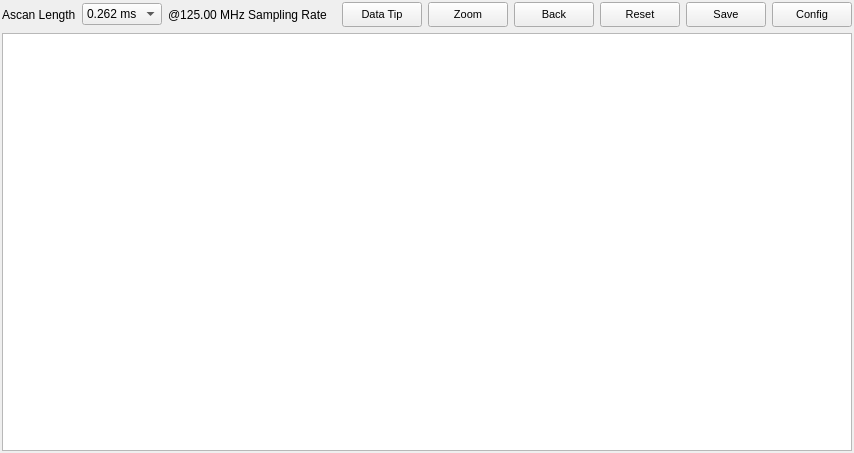
<?xml version="1.0" encoding="UTF-8"?>
<ui version="4.0">
 <class>TChartViewForm</class>
 <widget class="QWidget" name="TChartViewForm">
  <property name="geometry">
   <rect>
    <x>0</x>
    <y>0</y>
    <width>854</width>
    <height>453</height>
   </rect>
  </property>
  <property name="windowTitle">
   <string>Form</string>
  </property>
  <layout class="QVBoxLayout" name="verticalLayout" stretch="0,20">
   <property name="leftMargin">
    <number>2</number>
   </property>
   <property name="topMargin">
    <number>2</number>
   </property>
   <property name="rightMargin">
    <number>2</number>
   </property>
   <property name="bottomMargin">
    <number>2</number>
   </property>
   <item>
    <layout class="QHBoxLayout" name="horizontalLayout">
     <item>
      <widget class="QLabel" name="label">
       <property name="text">
        <string>Ascan Length</string>
       </property>
      </widget>
     </item>
     <item>
      <widget class="QComboBox" name="comboLength">
       <property name="placeholderText">
        <string/>
       </property>
       <item>
        <property name="text">
         <string>0.262 ms</string>
        </property>
       </item>
       <item>
        <property name="text">
         <string>0.524 ms</string>
        </property>
       </item>
       <item>
        <property name="text">
         <string>0.786 ms</string>
        </property>
       </item>
       <item>
        <property name="text">
         <string>1.048 ms</string>
        </property>
       </item>
       <item>
        <property name="text">
         <string>1.311 ms</string>
        </property>
       </item>
       <item>
        <property name="text">
         <string>1.573 ms</string>
        </property>
       </item>
       <item>
        <property name="text">
         <string>1.835 ms</string>
        </property>
       </item>
       <item>
        <property name="text">
         <string>2.097 ms</string>
        </property>
       </item>
      </widget>
     </item>
     <item>
      <widget class="QLabel" name="labelRate">
       <property name="text">
        <string>@125.00 MHz Sampling Rate</string>
       </property>
      </widget>
     </item>
     <item>
      <spacer name="horizontalSpacer_2">
       <property name="orientation">
        <enum>Qt::Horizontal</enum>
       </property>
       <property name="sizeHint" stdset="0">
        <size>
         <width>54</width>
         <height>25</height>
        </size>
       </property>
      </spacer>
     </item>
     <item>
      <widget class="QPushButton" name="btnDataTip">
       <property name="sizePolicy">
        <sizepolicy hsizetype="Minimum" vsizetype="Minimum">
         <horstretch>0</horstretch>
         <verstretch>0</verstretch>
        </sizepolicy>
       </property>
       <property name="font">
        <font>
         <pointsize>8</pointsize>
        </font>
       </property>
       <property name="text">
        <string>Data Tip</string>
       </property>
       <property name="checkable">
        <bool>true</bool>
       </property>
      </widget>
     </item>
     <item>
      <widget class="QPushButton" name="btnZoom">
       <property name="sizePolicy">
        <sizepolicy hsizetype="Minimum" vsizetype="Minimum">
         <horstretch>0</horstretch>
         <verstretch>0</verstretch>
        </sizepolicy>
       </property>
       <property name="font">
        <font>
         <pointsize>8</pointsize>
        </font>
       </property>
       <property name="text">
        <string>Zoom</string>
       </property>
       <property name="checkable">
        <bool>true</bool>
       </property>
      </widget>
     </item>
     <item>
      <widget class="QPushButton" name="btnBack">
       <property name="sizePolicy">
        <sizepolicy hsizetype="Minimum" vsizetype="Minimum">
         <horstretch>0</horstretch>
         <verstretch>0</verstretch>
        </sizepolicy>
       </property>
       <property name="font">
        <font>
         <pointsize>8</pointsize>
        </font>
       </property>
       <property name="text">
        <string>Back</string>
       </property>
      </widget>
     </item>
     <item>
      <widget class="QPushButton" name="btnReset">
       <property name="sizePolicy">
        <sizepolicy hsizetype="Minimum" vsizetype="Minimum">
         <horstretch>0</horstretch>
         <verstretch>0</verstretch>
        </sizepolicy>
       </property>
       <property name="font">
        <font>
         <pointsize>8</pointsize>
        </font>
       </property>
       <property name="text">
        <string>Reset</string>
       </property>
      </widget>
     </item>
     <item>
      <widget class="QPushButton" name="btnSave">
       <property name="sizePolicy">
        <sizepolicy hsizetype="Minimum" vsizetype="Minimum">
         <horstretch>0</horstretch>
         <verstretch>0</verstretch>
        </sizepolicy>
       </property>
       <property name="font">
        <font>
         <pointsize>8</pointsize>
        </font>
       </property>
       <property name="text">
        <string>Save</string>
       </property>
      </widget>
     </item>
     <item>
      <widget class="QPushButton" name="btnConfig">
       <property name="sizePolicy">
        <sizepolicy hsizetype="Minimum" vsizetype="Minimum">
         <horstretch>0</horstretch>
         <verstretch>0</verstretch>
        </sizepolicy>
       </property>
       <property name="font">
        <font>
         <pointsize>8</pointsize>
        </font>
       </property>
       <property name="text">
        <string>Config</string>
       </property>
       <property name="checkable">
        <bool>true</bool>
       </property>
      </widget>
     </item>
    </layout>
   </item>
   <item>
    <widget class="TChartView" name="graphicsView"/>
   </item>
  </layout>
 </widget>
 <customwidgets>
  <customwidget>
   <class>TChartView</class>
   <extends>QGraphicsView</extends>
   <header location="global">tchartview.h</header>
  </customwidget>
 </customwidgets>
 <resources/>
 <connections/>
</ui>
